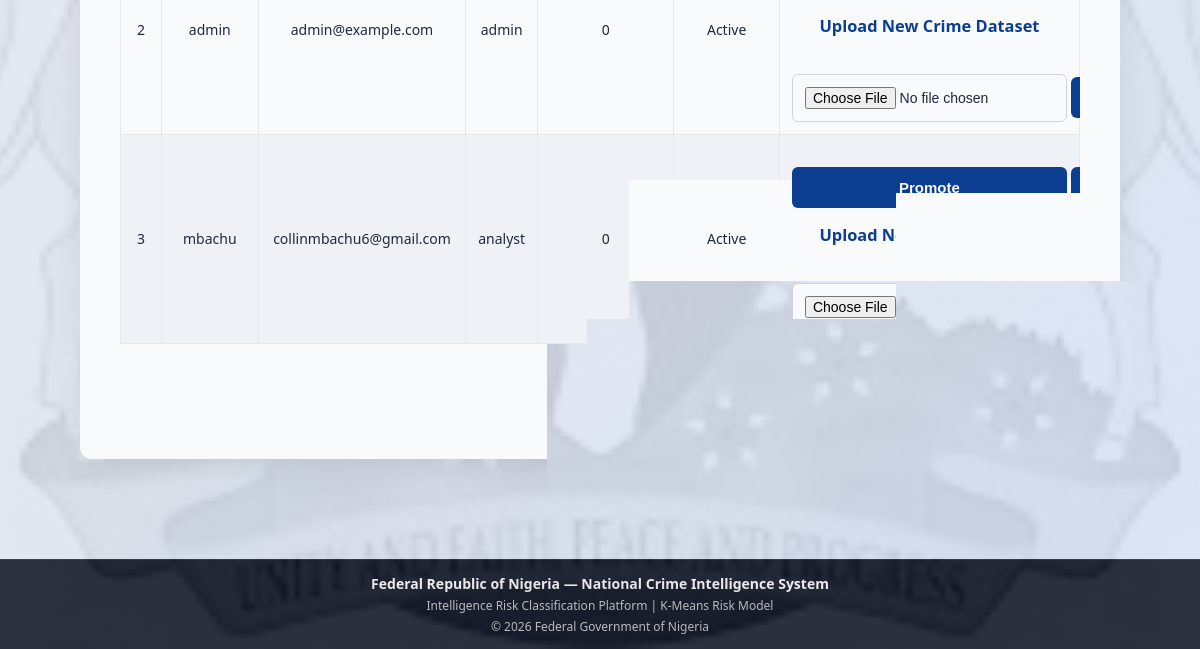
The app's page /admin (signed in, lower part), older data.
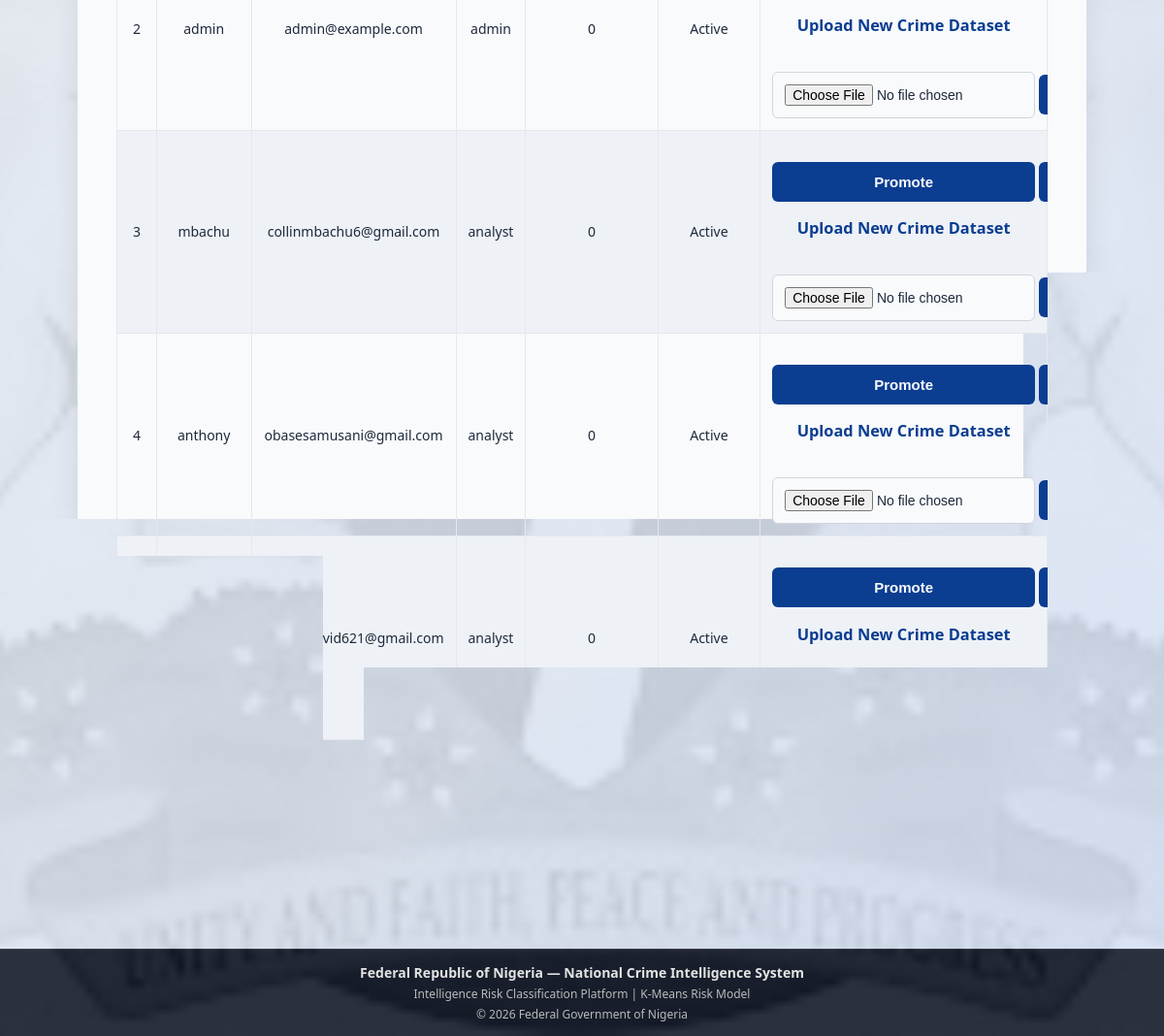
The same page, newer data.
### models.py (models this page shows)
class User(Base):
    __tablename__ = "users"
    id = Column(Integer, primary_key=True, index=True)
    username = Column(String, unique=True, nullable=False)
    email = Column(String, unique=True, nullable=False)
    hashed_password = Column(String, nullable=False)
    role = Column(String, default="analyst")
    failed_attempts = Column(Integer, default=0)
    lock_until = Column(DateTime, nullable=True)
    reset_token = Column(String, nullable=True)
    reset_expiry = Column(DateTime, nullable=True)
    predictions = relationship("Prediction", back_populates="user")

### main.py (the view)
@app.get("/admin")
def admin_panel(
    request: Request,
    db: Session = Depends(get_db),
    user: models.User = Depends(get_current_user)
):
    if user.role != "admin":
        return RedirectResponse("/dashboard", status_code=302)
    users = db.query(models.User).all()
    return templates.TemplateResponse(
        "admin_panel.html",
        {
            "request": request,
            "users": users,
            "user": user
        }
    )

### templates/admin_panel.html (shortened to what this page needs)
<!DOCTYPE html>
<html>
<head>
    <link rel="stylesheet" href="/static/style.css">
</head>
<body>
<div class="container">
    <div class="card">
        <table>
            {% for user in users %}
            <tr>
                <td>{{ user.id }}</td>
                <td>{{ user.username }}</td>
                <td>{{ user.email }}</td>
                <td>{{ user.role }}</td>
                <td>{{ user.failed_attempts }}</td>
                <td>
                    {% if user.lock_until %}
                        Locked
                    {% else %}
                        Active
                    {% endif %}
                </td>
                <td>
                    {% if user.role != "admin" %}
                    <form method="post" action="/admin/promote/{{ user.id }}" style="display:inline;">
                        <button type="submit" class="action-btn promote-btn">
                            Promote
                        </button>
                    </form>
                    {% endif %}
                    <form method="post" action="/admin/delete/{{ user.id }}" style="display:inline;">
                        <button type="submit"
                                class="action-btn delete-btn"
                                onclick="return confirm('Are you sure you want to delete this account?');">
                        </button>
                    </form>
                    <h3>Upload New Crime Dataset</h3>
<form method="post" action="/admin/upload-dataset" enctype="multipart/form-data">
<input type="file" name="file" accept=".csv" required>
<button>Upload & Retrain</button>
</form>
                </td>
            </tr>
            {% endfor %}
        </table>
        <br>
        <a href="/dashboard">
            <button>Back to Dashboard</button>
        </a>
    </div>
</div>
{% include "footer.html" %}
</body>
</html>

### templates/footer.html
<div class="dashboard-footer">
    <div class="footer-title">
        Federal Republic of Nigeria — National Crime Intelligence System
    </div>
    <div class="footer-meta">
        Intelligence Risk Classification Platform | K-Means Risk Model
    </div>
    <div class="footer-meta">
        © 2026 Federal Government of Nigeria
    </div>
</div>

### static/style.css (style rules this page uses)
* { box-sizing: border-box; }
body { font-family: "Segoe UI", Arial, sans-serif; background: linear-gradient(135deg, #eef2f7, #e0ecff); color: #1e293b; margin: 0; padding: 0; position: relative; }
body::before { content: ""; display: block; height: 6px; background: linear-gradient(to right, #0b3d91, #14532d); }
body::after { content: ""; position: fixed; inset: 0; background-image: url("/static/images/coat_of_arms.png"); background-repeat: no-repeat; background-position: center; background-size: cover; opacity: 0.15; filter: grayscale(100%) brightness(0.75); pointer-events: none; z-index: 0; }
.container { width: 90%; max-width: 1100px; margin: 50px auto; padding: 20px; }
.card { background: #f8fafc; padding: 40px; border-radius: 12px; margin-bottom: 30px; box-shadow: 0 8px 28px rgba(0, 0, 0, 0.08); border-top: 6px solid #0b3d91; width: 100%; max-width: 100%; overflow: hidden; position: relative; z-index: 1; }
h1, h2, h3 { color: #0b3d91; margin-bottom: 20px; text-align: center; }
input { padding: 12px; margin-top: 12px; width: 100%; border-radius: 6px; border: 1px solid #d1d5db; background: #f8fafc; font-size: 14px; transition: 0.3s ease; }
button { padding: 12px; margin-top: 20px; width: 100%; border-radius: 6px; border: none; background: #0b3d91; color: #f8fafc; font-weight: 600; font-size: 15px; cursor: pointer; transition: 0.3s ease; }
a button { margin-top: 12px; }
table { width: 100%; border-collapse: collapse; margin-top: 15px; font-size: 14px; }
th, td { padding: 12px; text-align: center; border: 1px solid #e5e7eb; }
tr:nth-child(even) { background: #eef2f7; }
.card table { display: block; overflow-x: auto; white-space: nowrap; }
.dashboard-footer { background: #111827; color: white; text-align: center; padding: 14px 10px; margin-top: 40px; border-top: 1px solid rgba(255,255,255,0.1); }
.dashboard-footer .footer-title { font-weight: 600; font-size: 14px; }
.dashboard-footer .footer-meta { font-size: 12px; opacity: 0.8; margin-top: 4px; }

Row changes from the older to the newer data that the page shows:
added User: id "4", username "anthony", email "obasesamusani@gmail.com", role "analyst", failed_attempts "0", shows "Active"
added User: email "masondavid621@gmail.com", role "analyst", failed_attempts "0", shows "Active"
